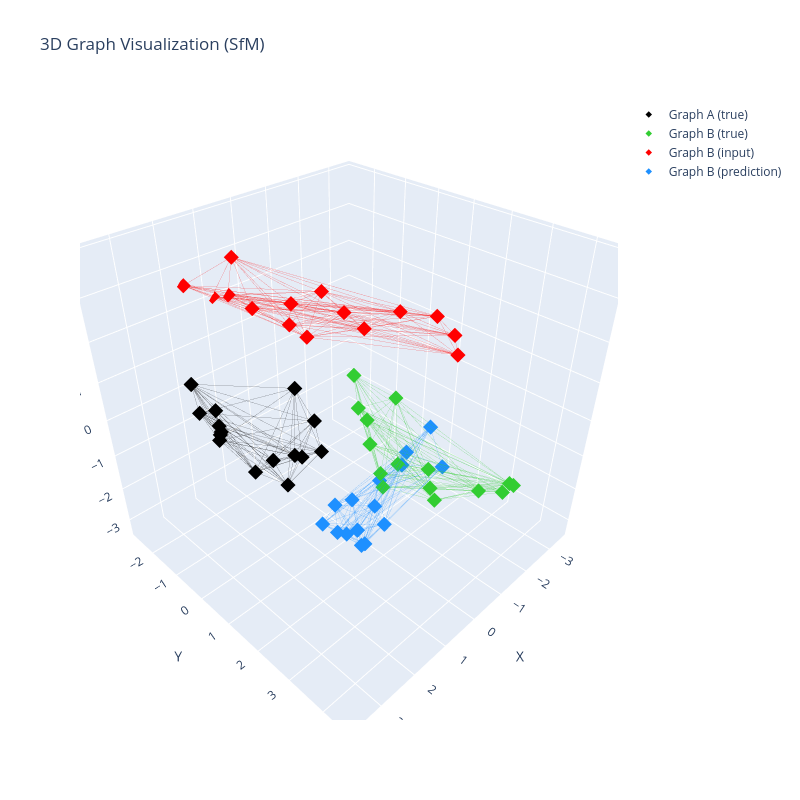

Notebook cell for this chart:
### Markdown cell above
# Visualize Prediction

Here we visualize a prediction. This visual is for the training dataset. We notice it looks pretty good! But if we take a look at an example from the validation dataset... we will see that it fails to generalize.

### Code cell
import utils.vis

# Use the new helper function to visualize predictions
# sample = train_dataset[15]
sample = val_dataset[16]
predicted_graph_b, true_graph_b, graph_a, graph_b = utils.vis.visualize_sfm_prediction(model, sample)

### Figure 1 — Plotly figure (JSON) as saved in the notebook; plotly's stock layout.template omitted (floating-point values rounded to 4 significant figures; data arrays with more than 128 entries replaced by an {"elided": "..."} marker saying what was removed)
{"data": [{"hovertemplate": "%{x:.2f}, %{y:.2f}, %{z:.2f}<extra></extra>", "marker": {"color": "black", "opacity": 1.0, "size": 5, "symbol": "diamond"}, "mode": "markers", "name": "Graph A (true)", "x": [-0.7221, 3.309, 1.295, 0.4064, 2.701, -0.8193, 3.459, 2.303, 2.413, -0.2181, 1.633, 3.124, 2.708, 0.5523, 3.46], "y": [-1.162, 0.04642, -0.3722, -0.3864, -0.3182, -1.993, 0.1433, 0.2932, -0.7801, -0.3687, 0.5303, 0.3855, -0.2067, -0.4763, 0.904], "z": [-1.498, 1.386, -1.184, -1.599, 0.1976, -0.9369, 2.166, -0.5408, 0.5853, -1.767, -1.172, 0.9443, 0.4801, -1.514, 1.607], "type": "scatter3d"}, {"hoverinfo": "skip", "line": {"color": "black", "width": 1}, "mode": "lines", "opacity": 0.3, "showlegend": false, "x": {"elided": "249 float values"}, "y": {"elided": "249 float values"}, "z": {"elided": "249 float values"}, "type": "scatter3d"}, {"hovertemplate": "%{x:.2f}, %{y:.2f}, %{z:.2f}<extra></extra>", "marker": {"color": "limegreen", "opacity": 1.0, "size": 5, "symbol": "diamond"}, "mode": "markers", "name": "Graph B (true)", "x": [-0.8713, -1.92, -1.197, -1.686, -1.208, -1.979, -0.8214, -0.5056, -1.442, -2.465, -0.6855, -1.421, -0.3578, -2.884, -1.106], "y": [1.028, -0.4383, 3.642, 1.85, 4.356, -0.8207, 4.668, 1.447, 0.1261, -1.465, 2.849, 1.098, 4.71, -0.3136, 2.386], "z": [-2.036, -1.716, -1.168, -1.898, -0.5255, -1.553, -0.1491, -1.987, -1.938, -1.042, -1.62, -2.018, -0.01577, -1.422, -1.81], "type": "scatter3d"}, {"hoverinfo": "skip", "line": {"color": "limegreen", "width": 1}, "mode": "lines", "opacity": 0.3, "showlegend": false, "x": {"elided": "303 float values"}, "y": {"elided": "303 float values"}, "z": {"elided": "303 float values"}, "type": "scatter3d"}, {"hovertemplate": "%{x:.2f}, %{y:.2f}, %{z:.2f}<extra></extra>", "marker": {"color": "red", "opacity": 1.0, "size": 5, "symbol": "diamond"}, "mode": "markers", "name": "Graph B (input)", "x": [-0.9895, 0.3617, -2.888, -1.709, -3.207, 0.7696, -3.268, -1.304, -0.1997, 1.538, -2.369, -1.087, -3.204, 0.3154, -2.089], "y": [-2.279, -2.829, -0.2964, -1.852, 0.6053, -2.879, 1.127, -1.992, -2.695, -2.803, -1.015, -2.291, 1.315, -2.623, -1.452], "z": [0.7492, 1.855, 1.149, 1.562, 1.238, 1.942, 0.9019, 0.3871, 1.343, 2.504, 0.5936, 1.295, 0.4604, 2.848, 0.9912], "type": "scatter3d"}, {"hoverinfo": "skip", "line": {"color": "red", "width": 1}, "mode": "lines", "opacity": 0.3, "showlegend": false, "x": {"elided": "303 float values"}, "y": {"elided": "303 float values"}, "z": {"elided": "303 float values"}, "type": "scatter3d"}, {"hovertemplate": "%{x:.2f}, %{y:.2f}, %{z:.2f}<extra></extra>", "marker": {"color": "dodgerblue", "opacity": 1.0, "size": 5, "symbol": "diamond"}, "mode": "markers", "name": "Graph B (prediction)", "x": [0.1888, -1.641, 1.866, 0.3211, 2.29, -2.007, 2.689, 0.7237, -0.8732, -2.898, 1.639, -0.08559, 2.971, -2.173, 1.066], "y": [1.105, 1.051, 3.032, 2.261, 3.527, 0.8743, 3.442, 1.08, 1.007, 0.8969, 2.11, 1.582, 3.114, 1.906, 2.141], "z": [-2.165, -2.201, -1.083, -2.083, -0.3779, -2.094, 0.09364, -2.005, -2.27, -1.753, -1.522, -2.237, 0.3112, -2.072, -1.835], "type": "scatter3d"}, {"hoverinfo": "skip", "line": {"color": "dodgerblue", "width": 1}, "mode": "lines", "opacity": 0.3, "showlegend": false, "x": {"elided": "303 float values"}, "y": {"elided": "303 float values"}, "z": {"elided": "303 float values"}, "type": "scatter3d"}], "layout": {"scene": {"xaxis": {"title": {"text": "X"}, "range": [-3.698, 3.89]}, "yaxis": {"title": {"text": "Y"}, "range": [-2.879, 4.71]}, "zaxis": {"title": {"text": "Z"}, "range": [-3.505, 4.083]}, "aspectmode": "cube"}, "title": {"text": "3D Graph Visualization (SfM)"}, "width": 800, "height": 800}}
